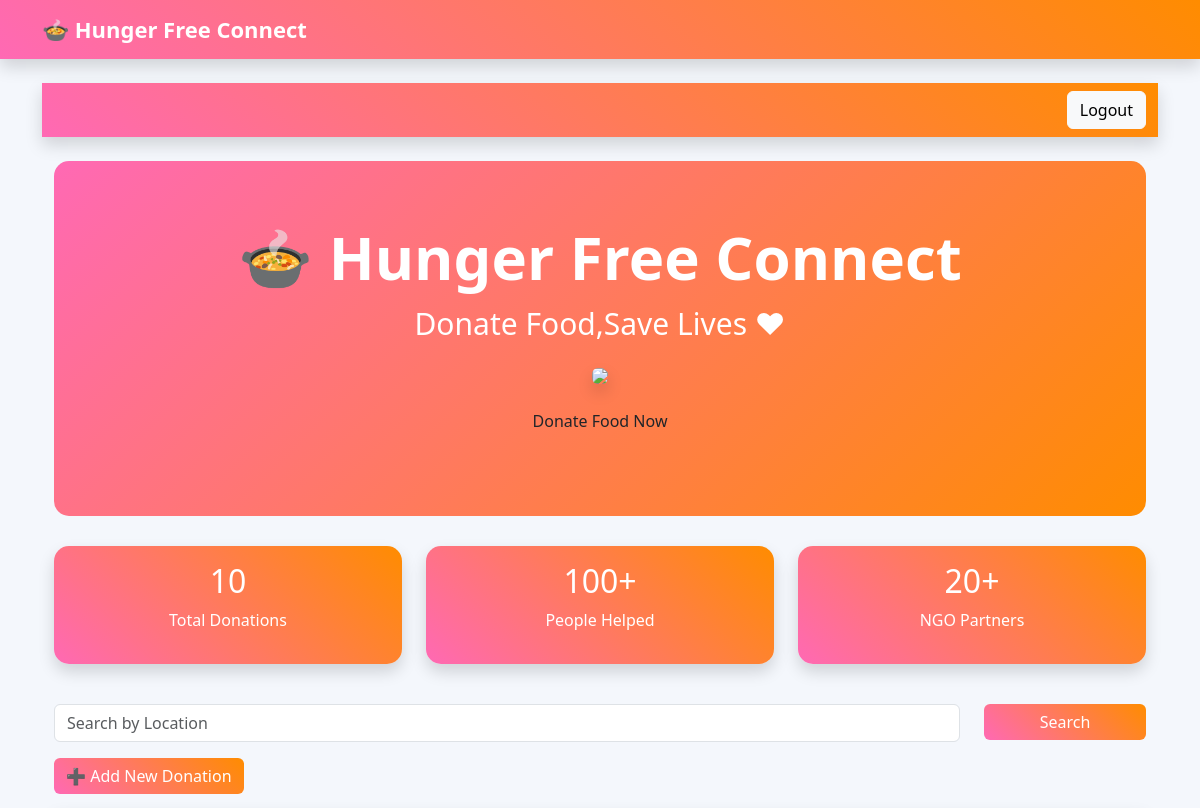
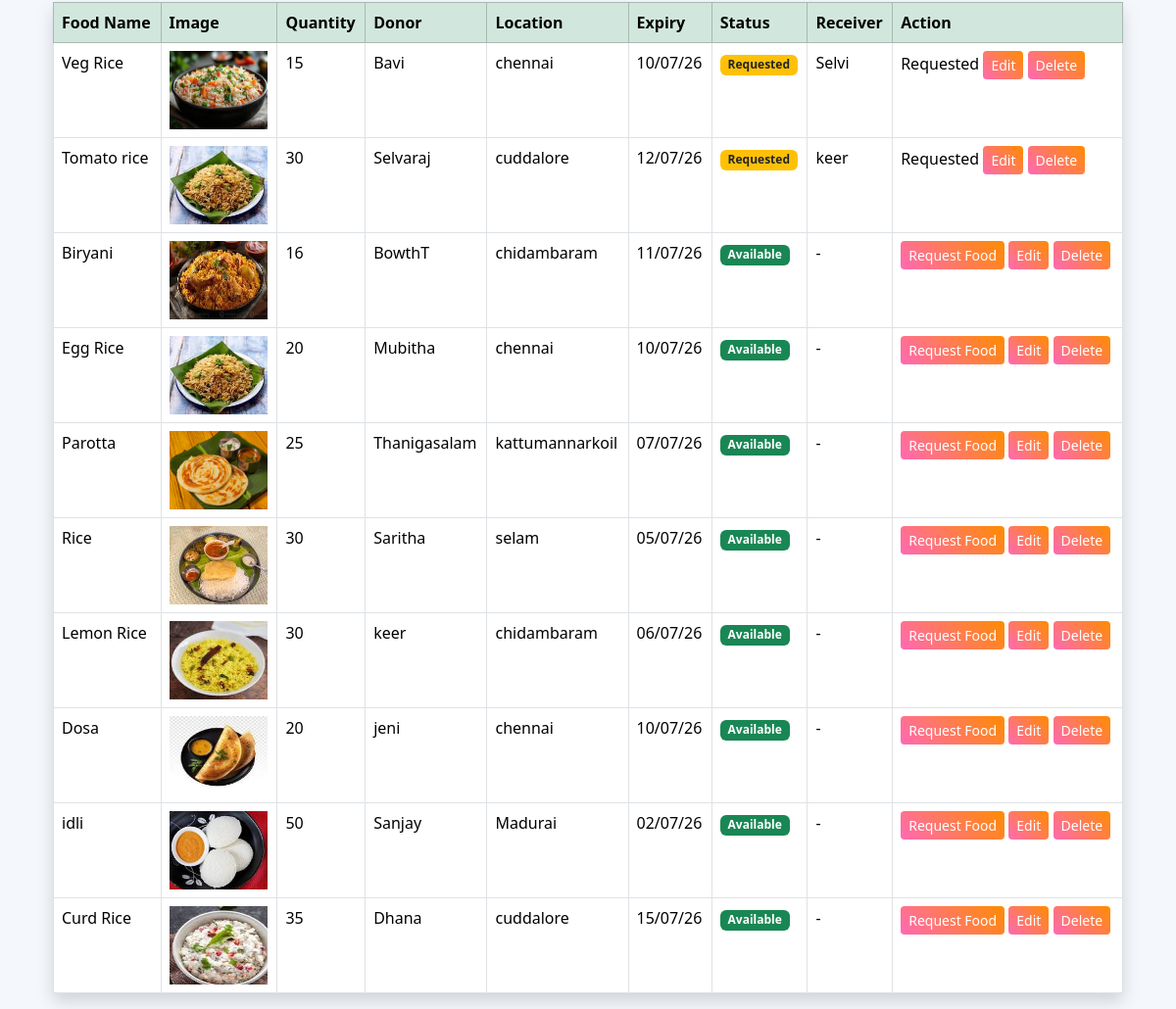
Before: / with the older database file (2 pictures, top to bottom).
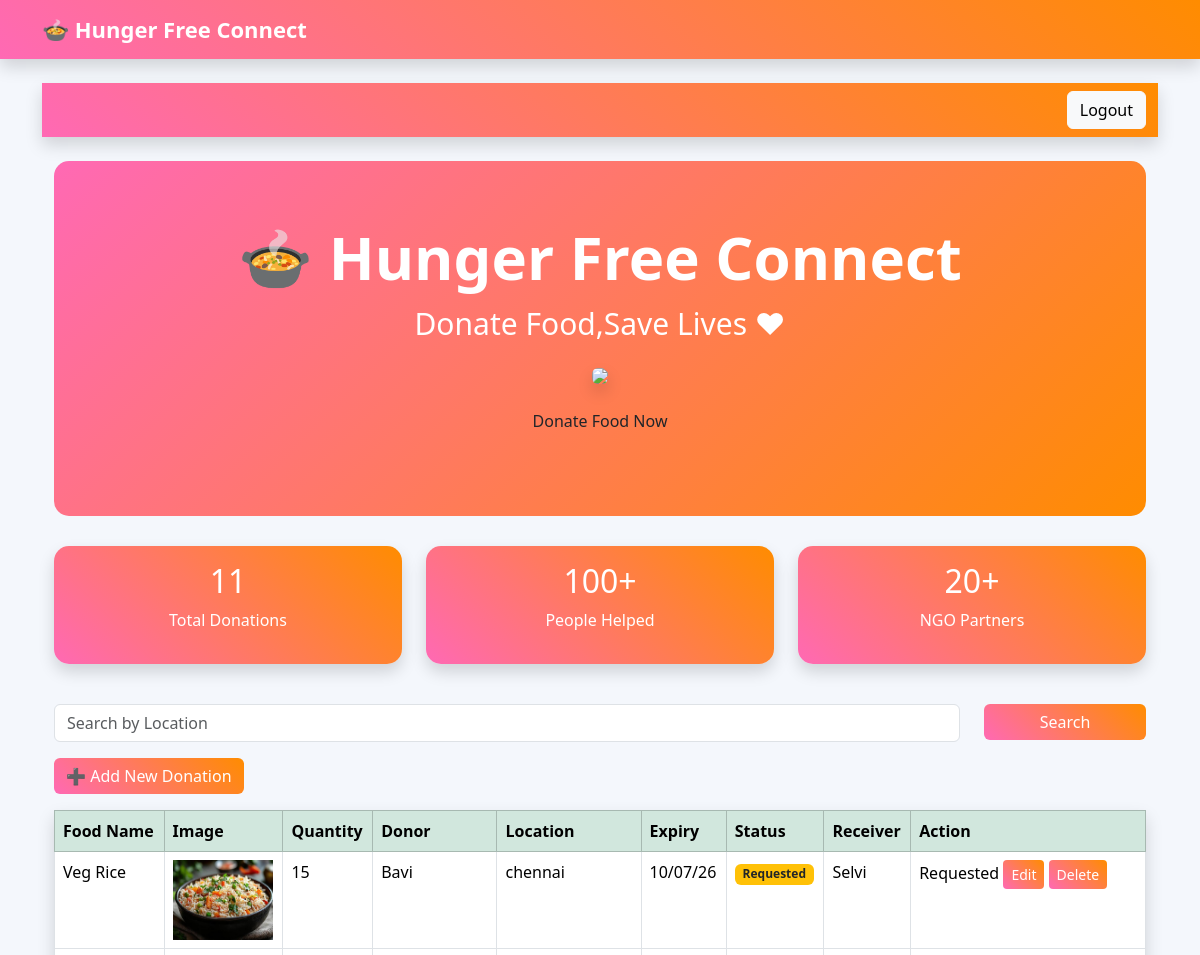
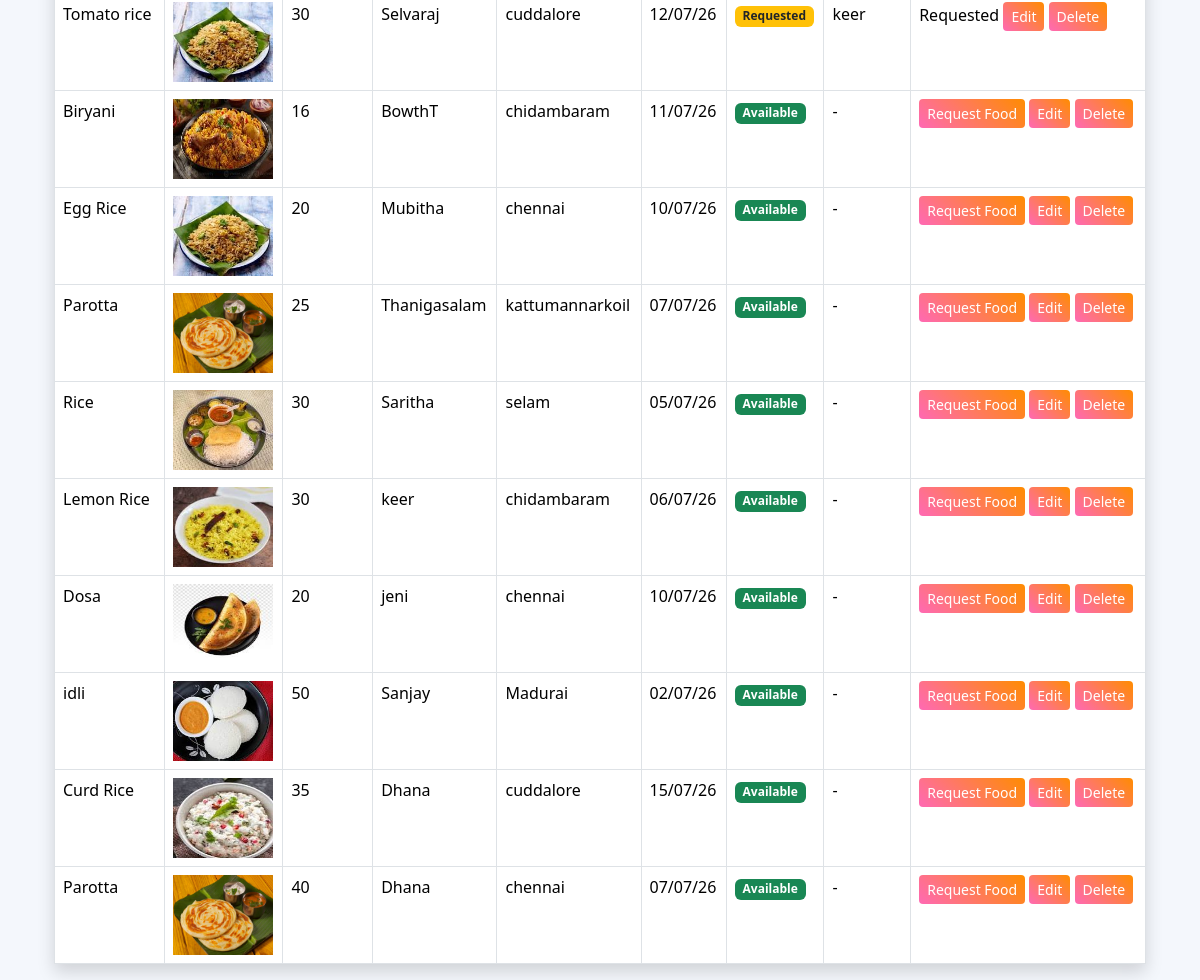
After: the same page with the newer database file (2 pictures, top to bottom).
### donations/models.py (models this page shows, shortened)
class FoodDonation(models.Model):
    donor = models.ForeignKey(User, on_delete=models.CASCADE, null=True, blank=True)
    food_name = models.CharField(max_length=100)
    quantity = models.IntegerField()
    donor_name = models.CharField(max_length=100)
    phone = models.CharField(max_length=15)
    location = models.CharField(max_length=100)
    expiry_date = models.DateField()
    food_image =models.ImageField(upload_to='food_images/', blank=True, null=True)
    food_type = models.CharField(max_length=50, default="Veg")
    description = models.TextField(blank=True)
    created_at = models.DateTimeField(auto_now_add=True)
    receiver_name = models.CharField(max_length=100, blank=True)
    receiver_phone = models.CharField(max_length=15, blank=True)
    STATUS_CHOICES = [
        ("Available", "Available"),
        ("Requested", "Requested"),
        ("Collected", "Collected"),
    ]
    status = models.CharField(
        max_length=20,
        choices=STATUS_CHOICES,
        default="Available"
    )

### donations/views.py (the view)
# urls.py: path('', views.donation_list, name='donation_list'),
def donation_list(request):
    today = timezone.now().date()
    donations = FoodDonation.objects.filter(
        expiry_date__gte=today
    )
    return render(request, 'donations/list.html', {
        'donations': donations
    })

### donations/templates/donations/list.html (shortened to what the changed rows need)
{% extends 'donations/base.html' %}
{% block content %}
<div class="container mt-4">
    <div class="hero">
        <h1 style="font-size:60px; font-weight:bold; color:white;">
            🍲 Hunger Free Connect
        </h1>
    </div>
    <div class="row text-center mb-4">
        <div class="col-md-4 mb-3">
            <div class="card card-box shadow card-green">
                <div class="card-body">
                    <h2>{{ donations|length }}</h2>
                    <p>Total Donations</p>
                </div>
            </div>
        </div>
        <div class="col-md-4 mb-3">
            <div class="card card-box shadow card-blue">
                <div class="card-body">
                    <h2>100+</h2>
                </div>
            </div>
        </div>
        <div class="col-md-4 mb-3">
            <div class="card card-box shadow card-yellow">
                <div class="card-body">
                    <h2>20+</h2>
                </div>
            </div>
        </div>
    </div>
    <table class="table table-bordered table-hover shadow">
    <thead class="table-success">
        <tr>
            <th>Food Name</th>
            <th>Image</th>
            <th>Quantity</th>
            <th>Donor</th>
            <th>Location</th>
            <th>Expiry</th>
            <th>Status</th>
            <th>Receiver</th>
            <th>Action</th>
        </tr>
    </thead>
    <tbody>
    {% for donation in donations %}
    <tr>
        <td>{{ donation.food_name }}</td>
        <td>
            {% if donation.food_image %}
                <img src="{{ donation.food_image.url }}"
                     width="100"
                     height="80">
            {% else %}
                No Image
            {% endif %}
        </td>
        <td>{{ donation.quantity }}</td>
        <td>{{ donation.donor_name }}</td>
        <td>{{ donation.location }}</td>
        <td>{{ donation.expiry_date|date:"d/m/y"}}</td>
        <td>
            {% if donation.status == "Available" %}
                <span class="badge bg-success">Available</span>
            {% elif donation.status == "Requested" %}
                <span class="badge bg-warning text-dark">Requested</span>
            {% else %}
                <span class="badge bg-primary">Collected</span>
            {% endif %}
        </td>
        <td>
            {% if donation.receiver_name %}
                {{ donation.receiver_name }}
            {% else %}
                -
            {% endif %}
        </td>
        <td>
            {% if donation.status == "Available" %}
                <a href="/request/{{ donation.id }}"
                   class="btn btn-warning btn-sm">
                    Request Food
                </a>
            {% else %}
                Requested
            {% endif %}
            <a href="/edit/{{ donation.id }}/"
               class="btn btn-primary btn-sm">
                Edit
            </a>
            <a href="/delete/{{ donation.id }}/"
               class="btn btn-danger btn-sm">
                Delete
            </a>
        </td>
    </tr>
    {% endfor %}
    </tbody>
</table>
{% endblock %}

Changed rows visible on the page:
added FoodDonation: food_name "Parotta", food_image (picture), quantity "40", donor_name "Dhana", location "chennai", expiry_date "07/07/26", status "Available"
Other visible differences:
{{ donations|length }}: "10" → "11"
